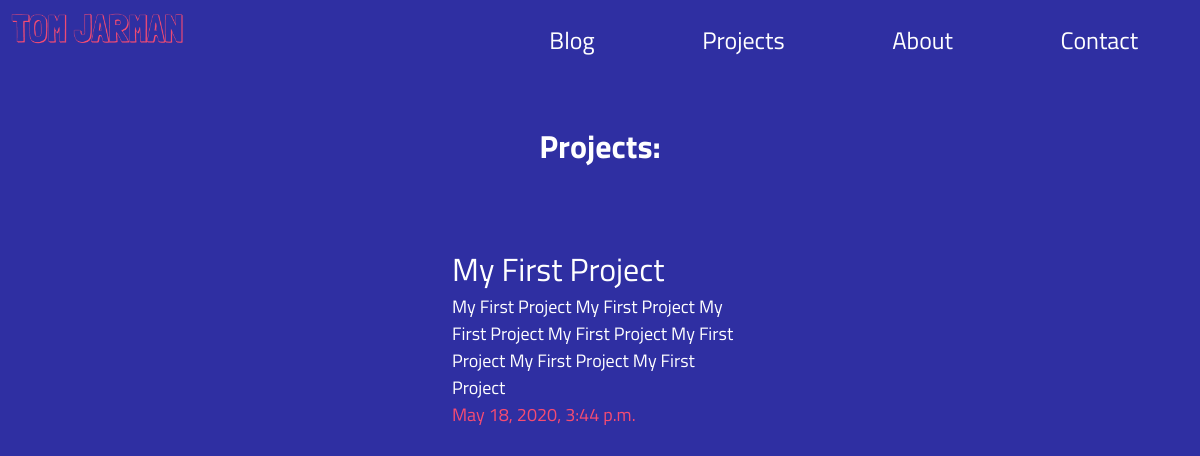
Page /home/projects/ on the earlier database version.
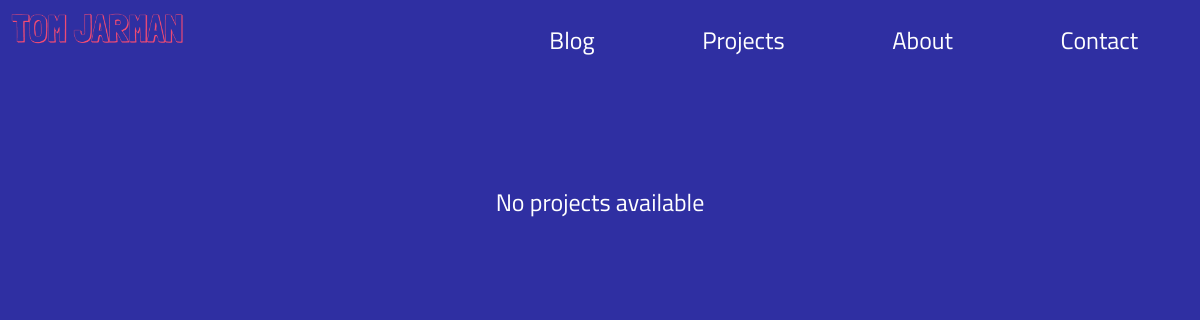
Same page on the later database version.
### blog/models.py (models this page shows, shortened)
class Project(models.Model):
    title = models.CharField(max_length=100)
    slug = models.SlugField(unique=True)
    description = models.CharField(max_length=400)
    text = models.TextField()
    repo_link = models.URLField()
    updated_on = models.DateTimeField(auto_now=True)
    created_on = models.DateTimeField(auto_now_add=True)

### blog/views.py (the view)
# urls.py: path('projects/', views.ProjectView.as_view(), name='projects'),
class ProjectView(generic.ListView):
    template_name = 'blog/projects.html'
    context_object_name = 'projects_list'
    t = create_tracker()
    def get_queryset(self):
        url = BLOG_URL + reverse('blog:projects')
        self.t.track_page_view(url, "projects")
        return Project.objects.filter(
            created_on__lte=timezone.now()
        ).order_by('-created_on')

### blog/templates/blog/projects.html
{% include "blog/navbar.html" %}
<div class="content">
    {% if projects_list %}
        <h1>Projects:</h1>
        <dl class="blog-list">
        {% for project in projects_list %}
            <div class="post-details">
                <a href="{% url 'blog:project-detail' project.slug %}">
                    <dt>{{ project.title }}</dt>
                    <p>{{ project.description }}</p>
                    <dd>{{ project.created_on }}</dd>
                </a>
            </div>
        {% endfor %}
        </dl>
    {% else %}
        <div class="not-available">
            <p>No projects available</p>
        </div>
    {% endif %}
</div>

Differences in the rows shown:
removed Project: title "My First Project", description "My First Project My First Project My First Project My First Project My First Project My First Project My First Project", created_on "May 18, 2020, 3:44 p.m."
Other differences:
text no longer shown: "Projects:"
text now shown: "No projects available"
